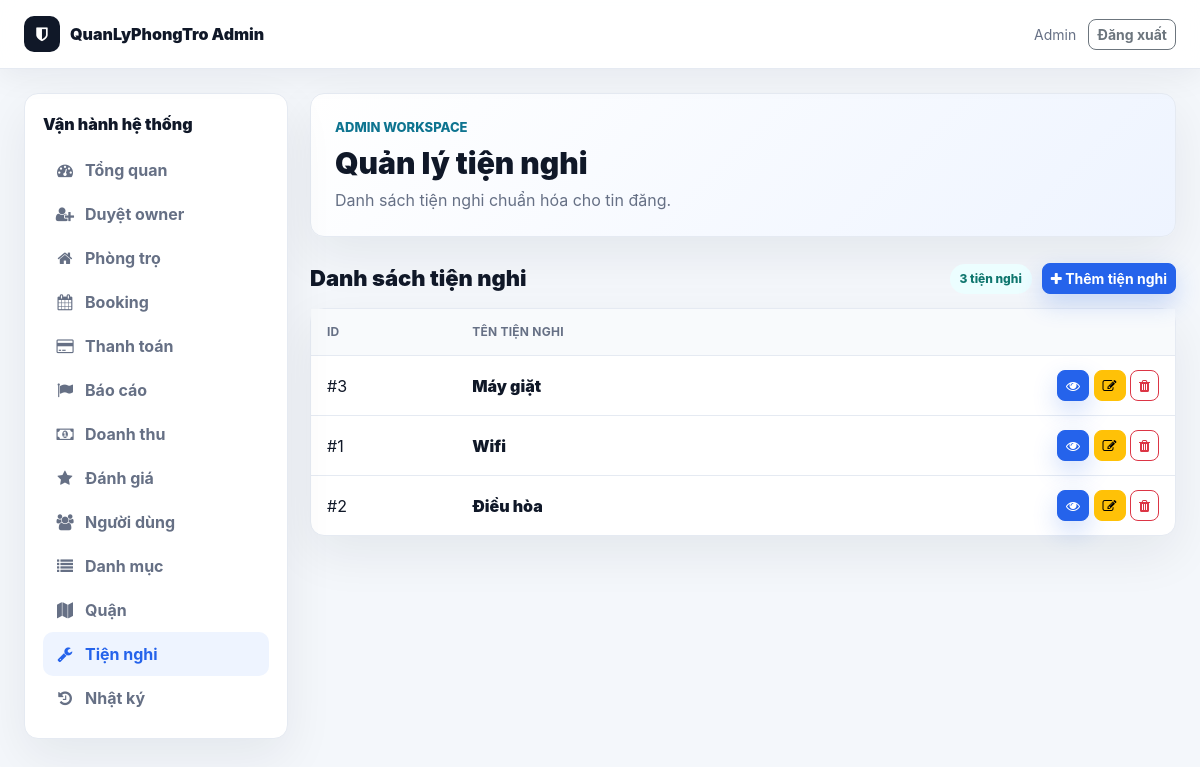
Screenshot of /public/admin/utilities.php (signed in) with the database file from the repository.
### tables this page shows
CREATE TABLE `utilities` (
  `id` int(11) NOT NULL,
  `name` varchar(255) DEFAULT NULL
);

### public/admin_init.php (called while the page is built, shortened)
<?php
require_once __DIR__ . '/../config/database.php';
require_once __DIR__ . '/../core/Database.php';
require_once __DIR__ . '/../core/Utility.php';
require_once __DIR__ . '/../app/controller/UtilityController.php';
require_once __DIR__ . '/../app/controller/ActivityLogController.php';
$db = new Database($conn);
?>

### app/controller/UtilityController.php (called while the page is built, shortened)
<?php
class UtilityController {
    private $utility;
    public function __construct($db, $activityLog = null) {
        $this->utility = new Utility($db);
    }
    public function listUtilities() {
        $utilities = $this->utility->getAll();
        return ['utilities' => $utilities];
    }
}
?>

### core/Utility.php (called while the page is built, shortened)
<?php
class Utility {
    private $db;
    public function __construct($database) {
        $this->db = $database;
    }
    public function getAll() {
        $sql = "SELECT * FROM utilities ORDER BY name ASC";
        return $this->db->getRows($sql);
    }
}
?>

### core/Database.php (called while the page is built, shortened)
<?php
class Database {
    private $conn;
    public function __construct($connection) {
        $this->conn = $connection;
    }
    public function getRows($sql) {
        $result = $this->conn->query($sql);
        if ($result && $result->num_rows > 0) {
            $rows = [];
            while ($row = $result->fetch_assoc()) {
                $rows[] = $row;
            }
            return $rows;
        }
        return [];
    }
}
?>

### public/admin/utilities.php (the view, shortened to what this page needs)
<?php
require_once __DIR__ . '/../admin_init.php';
require_once __DIR__ . '/layout.php';
$controller = new UtilityController($db, new ActivityLog($db));
$data = $controller->listUtilities();
?>
<div class="wb-section-head">
    <h2>Danh sách tiện nghi</h2>
    <div class="wb-actions">
        <span class="wb-pill"><?php echo count($data['utilities'] ?? []); ?> tiện nghi</span>
        <a href="<?php echo ADMIN_URL; ?>utility_create.php" class="btn btn-primary btn-sm"><i class="fa fa-plus"></i> Thêm tiện nghi</a>
    </div>
</div>
<div class="wb-table-card">
    <?php if (!empty($data['utilities'])): ?>
        <table class="wb-table">
            <thead><tr><th>ID</th><th>Tên tiện nghi</th><th></th></tr></thead>
            <tbody>
                <?php foreach ($data['utilities'] as $utility): ?>
                    <tr>
                        <td>#<?php echo (int)$utility['id']; ?></td>
                        <td class="wb-title"><?php echo admin_e($utility['name'] ?? ''); ?></td>
                        <td class="text-end">
                            <a href="<?php echo ADMIN_URL . 'utility_detail.php?id=' . (int)$utility['id']; ?>" class="btn btn-sm btn-primary"><i class="fa fa-eye"></i></a>
                            <a href="<?php echo ADMIN_URL . 'utility_edit.php?id=' . (int)$utility['id']; ?>" class="btn btn-sm btn-warning"><i class="fa fa-edit"></i></a>
                            <form method="POST" class="d-inline" onsubmit="return confirm('Xóa tiện nghi này?');">
                                <button type="submit" class="btn btn-sm btn-outline-danger"><i class="fa fa-trash"></i></button>
                            </form>
                        </td>
                    </tr>
                <?php endforeach; ?>
            </tbody>
        </table>
    <?php else: ?>
        <div class="wb-empty">Chưa có tiện nghi nào.</div>
    <?php endif; ?>
</div>

### public/assets/css/modern.css (style rules this page uses)
:root { --app-bg: #f4f7fb; --app-surface: #ffffff; --app-surface-soft: #f8fafc; --app-text: #172033; --app-muted: #667085; --app-border: #e5eaf2; --app-primary: #2563eb; --app-primary-dark: #1e40af; --app-accent: #14b8a6; --app-warning: #f59e0b; --app-danger: #dc2626; --app-success: #16a34a; --app-shadow: 0 14px 40px rgba(15, 23, 42, 0.08); --app-radius: 8px; }
body { background: var(--app-bg) !important; color: var(--app-text); font-family: "Inter", "Segoe UI", Arial, sans-serif !important; }
*, *::before, *::after { box-sizing: border-box; }
.btn, button, .btn-primary, .btn-view, .btn-search, .btn-cta { border-radius: var(--app-radius) !important; font-weight: 700; }
.btn-primary, .btn-view, .btn-search { background: var(--app-primary) !important; border-color: var(--app-primary) !important; box-shadow: 0 10px 24px rgba(37, 99, 235, 0.22); }

### public/assets/css/workbench.css (style rules this page uses)
:root { --wb-bg: #f4f7fb; --wb-surface: #ffffff; --wb-soft: #f8fafc; --wb-text: #101828; --wb-muted: #667085; --wb-border: #e5eaf2; --wb-primary: #2563eb; --wb-primary-dark: #1e40af; --wb-accent: #0e7490; --wb-success: #16a34a; --wb-warning: #f59e0b; --wb-danger: #dc2626; --wb-shadow: 0 18px 50px rgba(15, 23, 42, .07); }
body.workbench { min-height: 100vh; margin: 0; background: var(--wb-bg) !important; color: var(--wb-text); font-family: "Inter", "Segoe UI", Arial, sans-serif; }
.wb-sidebar, .wb-hero, .wb-card, .wb-table-card, .wb-list-card { background: var(--wb-surface); border: 1px solid var(--wb-border); border-radius: 14px; box-shadow: var(--wb-shadow); }
.wb-actions { display: flex; align-items: center; flex-wrap: wrap; gap: 10px; }
.wb-section-head { margin: 26px 0 14px; display: flex; align-items: center; justify-content: space-between; gap: 12px; }
.wb-section-head h2 { margin: 0; font-size: 22px; font-weight: 950; }
.wb-pill { display: inline-flex; align-items: center; gap: 6px; padding: 6px 10px; border-radius: 999px; background: #ecfeff; color: #0f766e; font-size: 12px; font-weight: 850; }
.wb-table { width: 100%; margin: 0; }
.wb-table th, .wb-table td { padding: 14px 16px; border-bottom: 1px solid var(--wb-border); vertical-align: middle; }
.wb-table th { color: var(--wb-muted); background: var(--wb-soft); font-size: 12px; text-transform: uppercase; letter-spacing: .02em; }
.wb-table tr:last-child td { border-bottom: 0; }
.wb-title { color: var(--wb-text); font-weight: 900; }

### rows the page displays
utilities: id "3", name "Máy giặt"
utilities: id "1", name "Wifi"
utilities: id "2", name "Điều hòa"

### other values shown
admin_e(admin_current_name()) "Admin"
admin_e($item['label']) "Tổng quan"
admin_e($item['label']) "Duyệt owner"
admin_e($item['label']) "Phòng trọ"
admin_e($item['label']) "Booking"
admin_e($item['label']) "Thanh toán"
admin_e($item['label']) "Báo cáo"
admin_e($item['label']) "Doanh thu"
admin_e($item['label']) "Đánh giá"
admin_e($item['label']) "Người dùng"
admin_e($item['label']) "Danh mục"
admin_e($item['label']) "Quận"
admin_e($item['label']) "Tiện nghi"
admin_e($item['label']) "Nhật ký"
admin_e($title) "Quản lý tiện nghi"
